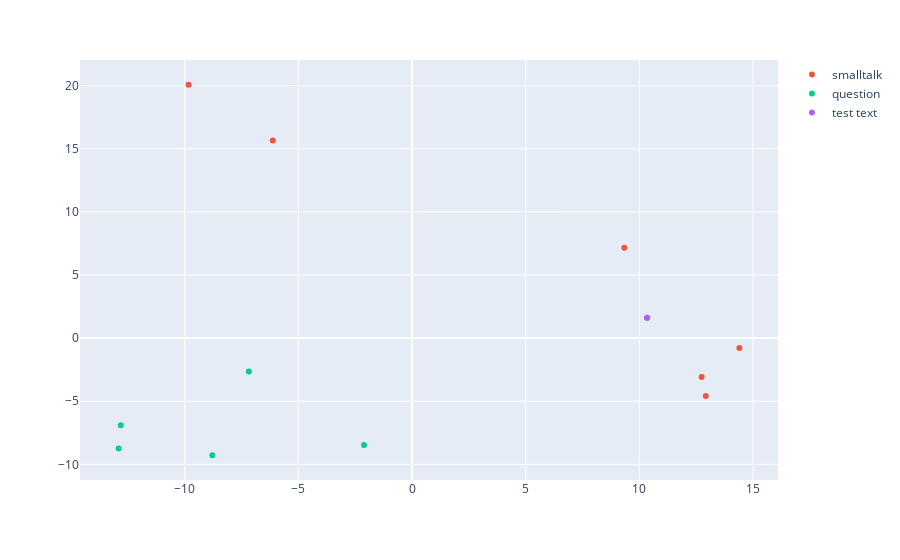

Source (notebook cell):
### Markdown cell above
### step 4.4: Visualizing the classification
Here we will visualize the classification results.

For this we will use plotly. Plotly is a powerful visualization library that allows us to create interactive plots.

### Code cell
# reducing the size of the embeddings to 2 dimensions for visualization
from sklearn.decomposition import PCA

pca = PCA(n_components=2)

pca.fit(embeddings_smalltalk + embeddings_question)

embeddings_smalltalk_2d = pca.transform(embeddings_smalltalk)
embeddings_question_2d = pca.transform(embeddings_question)
embedding_test_text_2d = pca.transform([embedding_test_text])

# Plotting the embeddings
import plotly.express as px

# create a generic figure
fig = px.scatter()

# add the embeddings to the figure
fig.add_scatter(x=embeddings_smalltalk_2d[:,0], y=embeddings_smalltalk_2d[:,1], mode="markers", name="smalltalk")
fig.add_scatter(x=embeddings_question_2d[:,0], y=embeddings_question_2d[:,1], mode="markers", name="question")
fig.add_scatter(x=embedding_test_text_2d[:,0], y=embedding_test_text_2d[:,1], mode="markers", name="test text")

fig.show()

### Figure 1 — Plotly figure (JSON) as saved in the notebook; plotly's stock layout.template omitted (floating-point values rounded to 4 significant figures)
{"data": [{"hovertemplate": "<extra></extra>", "legendgroup": "", "marker": {"color": "#636efa", "symbol": "circle"}, "mode": "markers", "name": "", "orientation": "v", "showlegend": false, "type": "scatter", "xaxis": "x", "yaxis": "y"}, {"mode": "markers", "name": "smalltalk", "type": "scatter", "x": [10.34, 9.336, 14.4, 12.74, 12.92, -6.123, -9.825], "y": [1.606, 7.149, -0.778, -3.088, -4.588, 15.65, 20.07]}, {"mode": "markers", "name": "question", "type": "scatter", "x": [-8.781, -12.81, -7.175, -2.112, -12.9], "y": [-9.279, -6.903, -2.637, -8.459, -8.74]}, {"mode": "markers", "name": "test text", "type": "scatter", "x": [10.34], "y": [1.606]}], "layout": {"legend": {"tracegroupgap": 0}, "margin": {"t": 60}, "xaxis": {"anchor": "y", "domain": [0, 1]}, "yaxis": {"anchor": "x", "domain": [0, 1]}}}
